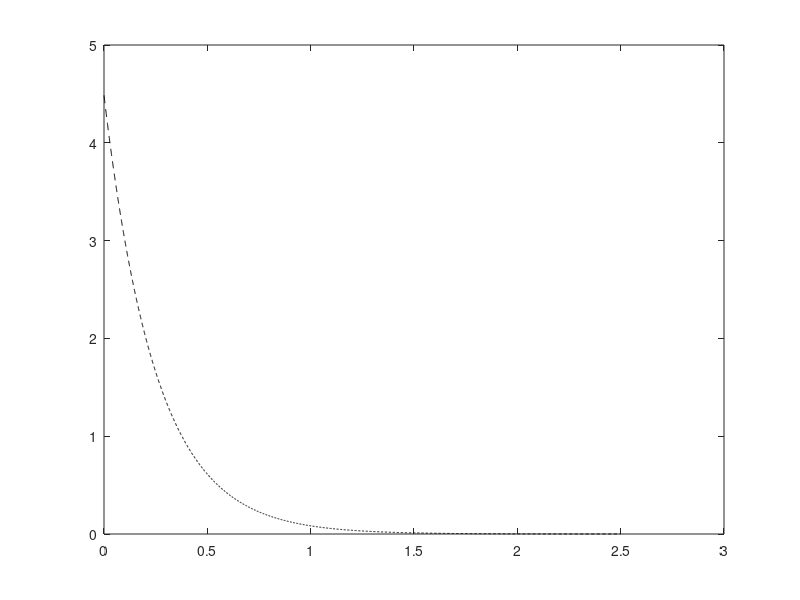
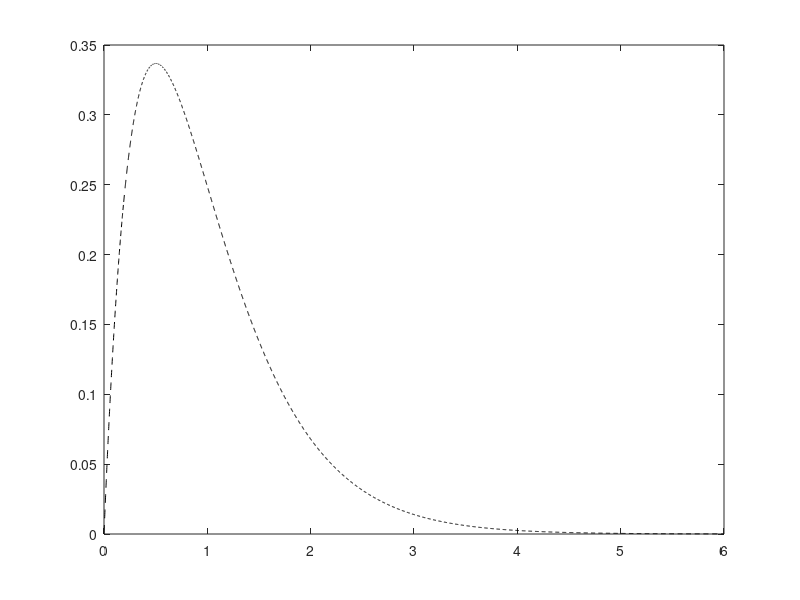
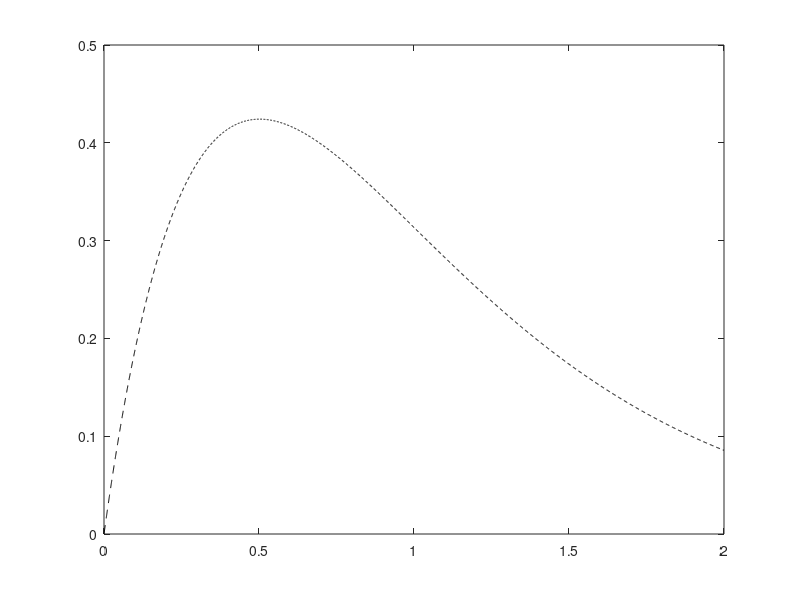

The MATLAB script that drew these images, in order: (Note: this script raises an error after producing the figures.)
%% Clean up
close all;
clear variables;
clc;
format;

%% Parameters
n = 6;
N = 2500;
Z = 4;
a = 3.983; %1.843;%10.22;%3.983;
alpha = a;
x1 = logspace(0,log10(2.5+1),N)-1;
x1 = x1';
x2 = logspace(0,log10(6+1),N)-1;
x2 = x2';
x3 = logspace(0,log10(2+1),N)-1;
x3 = x3';
A  = logical([ones(1,n) zeros(1,n)]);
C  = logical([zeros(1,n) ones(1,n)]);

% Limits on the coefficients.
lowerC = -inf;
upperC =  inf;
lowerA =    0;
upperA =  inf;
lower = @(n) [ones(1,n)*lowerA ones(1,n)*lowerC];
upper = @(n) [ones(1,n)*upperA ones(1,n)*upperC];


%% Wave function
% Node-less Slater type orbitals
norm1S = sqrt(a^3/pi);
norm2S = (1/4.)*sqrt(a^5/(6*pi));
norm2P = (1/8.)*sqrt(a^7/(15*pi));
s1 = @(x) norm1S .* exp(-a.*x);
s2 = @(x) norm2S .* x .* exp(-a * 0.5 .* x);
p2 = @(x) norm2P .* x .* exp(-a * 0.5 .* x);

% Hydrogen orbitals
% norm1S = sqrt(a^3/pi);
% norm2S = sqrt(a^3/(8*pi));
% norm2P = sqrt(a^5/(32*pi));
% s1 = @(x) norm1S .* exp(-a.*x);
% s2 = @(x) norm2S .* (1-a*0.5*x) .* exp(-a * 0.5 .* x);
% p2 = @(x) norm2P .* (1-a*0.5*x) .* exp(-a * 0.5 .* x);

y1 = s1(x1);
y2 = s2(x2);
y3 = p2(x3);

% Prepare figures for plotting.
figure(1);
plot(x1,y1,'k--','DisplayName','1s');
hold on;
figure(2);
plot(x2,y2,'k--','DisplayName','2s');
hold on;
figure(3);
plot(x3,y3,'k--','DisplayName','2p');
hold on;


%% Primitive function
g = @(c,a,x) c*exp(-a*x.^2);


%% STO-nG
% 1s orbital
functionalForm = {'c1*exp(-a1*x.^2)',
    'c1*exp(-a1*x.^2)+c2*exp(-a2*x.^2)',
    'c1*exp(-a1*x.^2)+c2*exp(-a2*x.^2)+c3*exp(-a3*x.^2)',
    'c1*exp(-a1*x.^2)+c2*exp(-a2*x.^2)+c3*exp(-a3*x.^2)+c4*exp(-a4*x.^2)',
    'c1*exp(-a1*x.^2)+c2*exp(-a2*x.^2)+c3*exp(-a3*x.^2)+c4*exp(-a4*x.^2)+c5*exp(-a5*x.^2)',
    'c1*exp(-a1*x.^2)+c2*exp(-a2*x.^2)+c3*exp(-a3*x.^2)+c4*exp(-a4*x.^2)+c5*exp(-a5*x.^2)+c6*exp(-a6*x.^2)',
    'c1*exp(-a1*x.^2)+c2*exp(-a2*x.^2)+c3*exp(-a3*x.^2)+c4*exp(-a4*x.^2)+c5*exp(-a5*x.^2)+c6*exp(-a6*x.^2)+c7*exp(-a7*x.^2)'};
%%
f = fit(x1,y1,functionalForm{n},...
    'StartPoint',2*randn([2*n 1])-1,...
    'Lower',lower(n),...
    'Upper',upper(n),...
    'Algorithm','Trust-Region',...
    'Normalize','off',...
    'MaxIter',1e5,...
    'MaxFunEvals',1e5,...
    'DiffMinChange',1e-8,...
    'DiffMaxChange',0.1,...
    'Robust','LAR',...
    'TolFun',1e-6,...
    'TolX',1e-6)
ca1 = coeffvalues(f);
a1  = ca1(A);
c1  = ca1(C);
STO1= g(c1(1),a1(1),x1);
for i=2:n
    STO1 = STO1 + g(c1(i),a1(i),x1);
end
figure(1);
plot(x1,STO1,'DisplayName',strcat('STO-',num2str(n),'G'));

c = c1;
a = a1;

%%
if Z > 3
    % 2s orbital
    f = fit(x2,y2,functionalForm{n},...
        'StartPoint',2*randn([2*n 1])-1,...
        'Lower',lower(n),...
        'Upper',upper(n),...
        'Algorithm','Trust-Region',...
        'Normalize','off',...
        'MaxIter',1e5,...
        'MaxFunEvals',1e5,...
        'DiffMinChange',1e-8,...
        'DiffMaxChange',0.1,...
        'Robust','LAR',...
        'TolFun',1e-6,...
        'TolX',1e-6)
    ca2 = coeffvalues(f);
    a2  = ca2(A);
    c2  = ca2(C);
    STO2= g(c2(1),a2(1),x2);
    for i=2:n
        STO2 = STO2 + g(c2(i),a2(i),x2);
    end
    
    figure(2);
    plot(x2,STO2,'DisplayName',strcat('STO-',num2str(n),'G'));
    
    
    c = [c1;c2];
    a = [a1;a2];
end


%%
if Z > 5
    % 2p orbital
    ca3 = coeffvalues(f);
    a3  = ca3(A);
    c3  = ca3(C);
    
    % No need to fit another function, we can simply take the old
    % coefficients for 2S and rescale them according to the 2P
    % normalization constant.
    c3  = c3 .* (norm2P/norm2S);
    STO3= g(c3(1),a3(1),x3);
    for i=2:n
        STO3 = STO3 + g(c3(i),a3(i),x3);
    end
    
    figure(3);
    plot(x3,STO3,'DisplayName',strcat('STO-',num2str(n),'G'));
    
    
    c = [c1;c2;c3];
    a = [a1;a2;a3];
end


%%
writeBasisToFile(Z,n,c,a);


%% Plot esthetics
for i=1:3
    figure(i);
    h = legend('show');
    set(h,'FontSize',18,'interpreter','latex');
end


%%
% x1 = x1(100:end);
% x2 = x2(100:end);
% lap1s = norm1S .* exp(-alpha.*x1).*alpha.*(x1.*alpha-2)./x1;
% lap2s = norm2S .* exp(-alpha.*x2/2).*(8+x2*alpha.*(x2.*alpha-8))./(4.*x2);
% glap = @(c,a,x) 2.*exp(-a.*x.^2).*a.*(-3 + 2.*x.^2.*a);
% 
% glap1s = glap(c1(1),a1(1),x1);
% for i=2:n
%     glap1s = glap1s + glap(c1(i),a1(i),x1);
% end
% glap2s = glap(c2(1),a2(1),x2);
% for i=2:n
%     glap2s = glap2s + glap(c2(i),a2(i),x2);
% end
% 
% RMSE_lap_1s = sqrt(mean((glap1s-lap1s).^2))
% RMSE_lap_2s = sqrt(mean((glap2s-lap1s).^2))
% 
% figure;
% plot(x1,lap1s,'k--');
% hold on;
% plot(x1,glap1s,'r-');
% 
% figure;
% plot(x2,lap2s,'k--');
% hold on;
% plot(x2,glap2s,'r-');